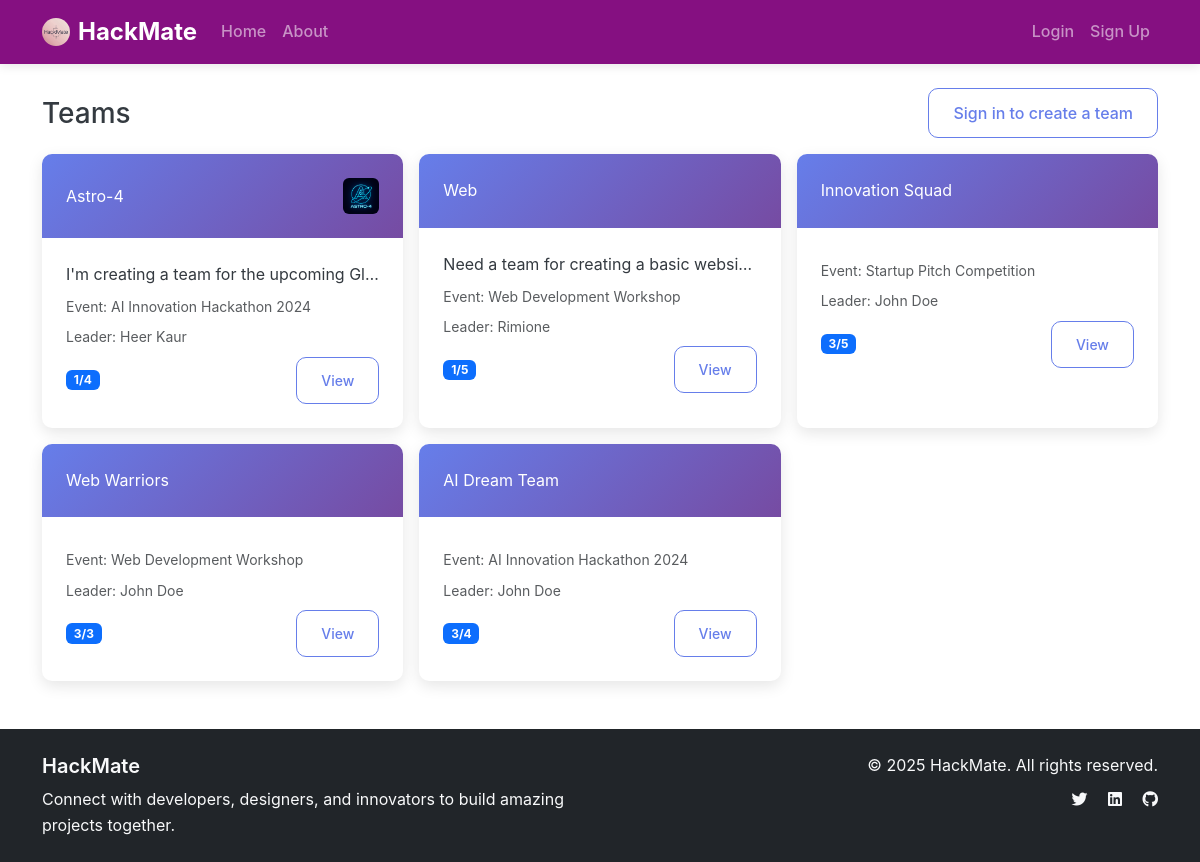
Screenshot of /teams/ with the database file from the repository.
### teams/models.py (models this page shows, shortened)
class Team(models.Model):
    name = models.CharField(max_length=200)
    description = models.TextField()
    requirements = models.TextField(blank=True)
    interested_hackathon = models.CharField(max_length=200, blank=True)
    image = models.ImageField(upload_to='team_images/', blank=True, null=True)
    event = models.ForeignKey('events.Event', on_delete=models.CASCADE, related_name='teams')
    creator = models.ForeignKey(CustomUser, on_delete=models.CASCADE, related_name='created_teams')
    members = models.ManyToManyField(CustomUser, through='TeamMembership', related_name='teams')
    required_skills = models.ManyToManyField(Skill, blank=True)
    max_members = models.PositiveIntegerField(default=5)
    is_public = models.BooleanField(default=True)
    created_at = models.DateTimeField(auto_now_add=True)
    updated_at = models.DateTimeField(auto_now=True)
    def get_member_count(self):
        return self.members.count()
    class Meta:
        ordering = ['-created_at']

### events/models.py (models this page shows, shortened)
class Event(models.Model):
    title = models.CharField(max_length=200)
    description = models.TextField()
    organizer = models.ForeignKey(CustomUser, on_delete=models.CASCADE, related_name='organized_events')
    university = models.CharField(max_length=200, blank=True)
    organization = models.CharField(max_length=200, blank=True)
    start_date = models.DateTimeField()
    end_date = models.DateTimeField()
    registration_deadline = models.DateTimeField()
    max_participants = models.PositiveIntegerField(null=True, blank=True)
    is_online = models.BooleanField(default=False)
    location = models.CharField(max_length=500, blank=True)
    website_url = models.URLField(blank=True)
    registration_url = models.URLField(blank=True)
    rules = models.TextField(blank=True)
    prizes = models.TextField(blank=True)
    themes = models.TextField(blank=True)
    is_approved = models.BooleanField(default=False)
    is_published = models.BooleanField(default=False)
    created_at = models.DateTimeField(auto_now_add=True)
    updated_at = models.DateTimeField(auto_now=True)
    class Meta:
        ordering = ['-start_date']

### users/models.py (models this page shows, shortened)
class CustomUser(AbstractUser):
    email = models.EmailField(unique=True)
    username = models.CharField(max_length=150, blank=True, null=True)
    USERNAME_FIELD = 'email'
    REQUIRED_FIELDS = ['username']

### core/views.py (the view)
# urls.py: path('teams/', views.teams, name='teams'),
def teams(request):
    teams_qs = Team.objects.select_related('creator', 'event').prefetch_related('members', 'required_skills').filter(is_public=True)
    return render(request, 'core/teams.html', { 'teams': teams_qs })

### templates/core/teams.html (shortened to what this page needs)
{% extends "base.html" %}
{% block content %}
    <div class="d-flex justify-content-between align-items-center mb-3">
        <h1 class="h3 mb-0">Teams</h1>
        {% if user.is_authenticated %}
            <a href="{% url 'create_team' %}" class="btn btn-primary">Create Team</a>
        {% else %}
            <a href="{% url 'account_login' %}" class="btn btn-outline-primary">Sign in to create a team</a>
        {% endif %}
    </div>
    <div class="row g-3">
        {% for team in teams %}
            <div class="col-md-6 col-lg-4">
                <div class="team-card h-100">
                    <div class="team-header d-flex align-items-center justify-content-between">
                        <div class="text-truncate">{{ team.name }}</div>
                        {% if team.image %}
                            <img src="{{ team.image.url }}" class="rounded" style="height:36px; width:36px; object-fit: cover;">
                        {% endif %}
                    </div>
                    <div class="team-body">
                        <p class="mb-2 text-truncate">{{ team.description }}</p>
                        <div class="small text-muted mb-2">Event: {{ team.event.title }}</div>
                        <div class="small text-muted mb-2">Leader: {{ team.creator.get_full_name|default:team.creator.username|default:team.creator.email }}</div>
                        <div class="d-flex justify-content-between align-items-center">
                            <span class="badge bg-primary">{{ team.get_member_count }}/{{ team.max_members }}</span>
                            <a class="btn btn-sm btn-outline-primary" href="{% url 'team_detail' team.pk %}">View</a>
                        </div>
                    </div>
                </div>
            </div>
        {% empty %}
            <div class="col-12">
                <div class="alert alert-info">No teams found.</div>
            </div>
        {% endfor %}
    </div>
{% endblock %}

### templates/base.html (shortened to what this page needs)
<!DOCTYPE html>
<html lang="en">
<head>
    {% load static %}
    <link href="https://cdn.jsdelivr.net/npm/bootstrap@5.3.0/dist/css/bootstrap.min.css" rel="stylesheet">
    <link rel="stylesheet" href="https://cdnjs.cloudflare.com/ajax/libs/font-awesome/6.4.0/css/all.min.css">
    <link rel="stylesheet" href="/static/css/style.css">
</head>
<body class="{% block body_class %}{% endblock %}">
    <nav class="navbar navbar-expand-lg navbar-dark" style="background-color:#851081;">
        <div class="container">
            <a class="navbar-brand d-flex align-items-center" href="{% url 'home' %}">
                <img src="{% static 'images/logo.png' %}" alt="HackMate" class="me-2 rounded-circle" style="height:28px; width:28px; object-fit:cover;">
                <span style="font-size:1.5rem; font-weight:700;">HackMate</span>
            </a>
            <div class="collapse navbar-collapse" id="navbarNav">
                <ul class="navbar-nav me-auto">
                    <li class="nav-item">
                        <a class="nav-link" href="{% url 'home' %}">Home</a>
                    </li>
                    <li class="nav-item">
                        <a class="nav-link" href="{% url 'about' %}">About</a>
                    </li>
                </ul>
                <ul class="navbar-nav">
                    {% if user.is_authenticated %}
                        <li class="nav-item dropdown">
                            <a class="nav-link dropdown-toggle d-flex align-items-center" href="#" id="navbarDropdown" role="button" data-bs-toggle="dropdown">
                                {% if user.profile and user.profile.avatar %}
                                    <img src="{{ user.profile.avatar.url }}" alt="" class="rounded-circle me-2" style="height:28px; width:28px; object-fit:cover;">
                                {% else %}
                                    <i class="fas fa-user-circle me-2"></i>
                                {% endif %}
                                {{ user.get_full_name|default:user.username|default:user.email }}
                            </a>
                            <ul class="dropdown-menu">
                                <li><a class="dropdown-item" href="{% url 'dashboard' %}">Dashboard</a></li>
                                <li><a class="dropdown-item" href="{% url 'profile' %}">Profile</a></li>
                                <li><a class="dropdown-item" href="{% url 'edit_profile' %}">Edit Profile</a></li>
                                <li><a class="dropdown-item" href="{% url 'create_team' %}">Create Team</a></li>
                                <li><a class="dropdown-item" href="{% url 'messages_inbox' %}">Inbox</a></li>
                                <li><hr class="dropdown-divider"></li>
                                <li><a class="dropdown-item" href="{% url 'account_logout' %}">Logout</a></li>
                            </ul>
                        </li>
                    {% else %}
                        <li class="nav-item">
                            <a class="nav-link" href="{% url 'account_login' %}">Login</a>
                        </li>
                        <li class="nav-item">
                            <a class="nav-link" href="{% url 'account_signup' %}">Sign Up</a>
                        </li>
                    {% endif %}
                </ul>
            </div>
        </div>
    </nav>
    <main class="container my-4">
        {% block content %}{% endblock %}
    </main>
    <footer class="bg-dark text-light py-4 mt-5">
        <div class="container">
            <div class="row">
                <div class="col-md-6">
                    <h5>HackMate</h5>
                    <p class="mb-0">Connect with developers, designers, and innovators to build amazing projects together.</p>
                </div>
                <div class="col-md-6 text-md-end">
                    <p class="mb-0">&copy; 2025 HackMate. All rights reserved.</p>
                    <div class="mt-2">
                        <a href="#" class="text-light me-3"><i class="fab fa-twitter"></i></a>
                        <a href="#" class="text-light me-3"><i class="fab fa-linkedin"></i></a>
                        <a href="#" class="text-light"><i class="fab fa-github"></i></a>
                    </div>
                </div>
            </div>
        </div>
    </footer>
</body>
</html>

### static/css/style.css (style rules this page uses)
:root { --primary-color: #667eea; --secondary-color: #764ba2; --accent-color: #f093fb; --success-color: #28a745; --warning-color: #ffc107; --danger-color: #dc3545; --light-color: #f8f9fa; --dark-color: #343a40; --text-muted: #6c757d; --border-radius: 10px; --box-shadow: 0 5px 15px rgba(0,0,0,0.1); --transition: all 0.3s ease; }
body { font-family: 'Inter', -apple-system, BlinkMacSystemFont, 'Segoe UI', Roboto, sans-serif; line-height: 1.6; color: var(--dark-color); }
h1, h2, h3, h4, h5, h6 { font-weight: 600; line-height: 1.3; }
.btn { border-radius: var(--border-radius); font-weight: 500; transition: var(--transition); padding: 0.75rem 1.5rem; }
.btn-outline-primary { border-color: var(--primary-color); color: var(--primary-color); }
.navbar { box-shadow: 0 2px 10px rgba(0,0,0,0.1); }
.navbar-brand { font-weight: 700; font-size: 1.5rem; }
.nav-link { font-weight: 500; transition: var(--transition); }
.team-card { background: white; border-radius: var(--border-radius); box-shadow: var(--box-shadow); transition: var(--transition); overflow: hidden; }
.team-header { background: linear-gradient(135deg, var(--primary-color) 0%, var(--secondary-color) 100%); color: white; padding: 1.5rem; }
.team-body { padding: 1.5rem; }

### rows the page displays
Team: name "Astro-4", image (picture), description "I'm creating a team for the upcoming Gl…", event "AI Innovation Hackathon 2024", creator.get_full_name "Heer Kaur", get_member_count "1", max_members "4"
Team: name "Web", description "Need a team for creating a basic websi…", event "Web Development Workshop", creator.get_full_name "Rimione", get_member_count "1", max_members "5"
Team: name "Innovation Squad", event "Startup Pitch Competition", creator.get_full_name "John Doe", get_member_count "3", max_members "5"
Team: name "Web Warriors", event "Web Development Workshop", creator.get_full_name "John Doe", get_member_count "3", max_members "3"
Team: name "AI Dream Team", event "AI Innovation Hackathon 2024", creator.get_full_name "John Doe", get_member_count "3", max_members "4"
